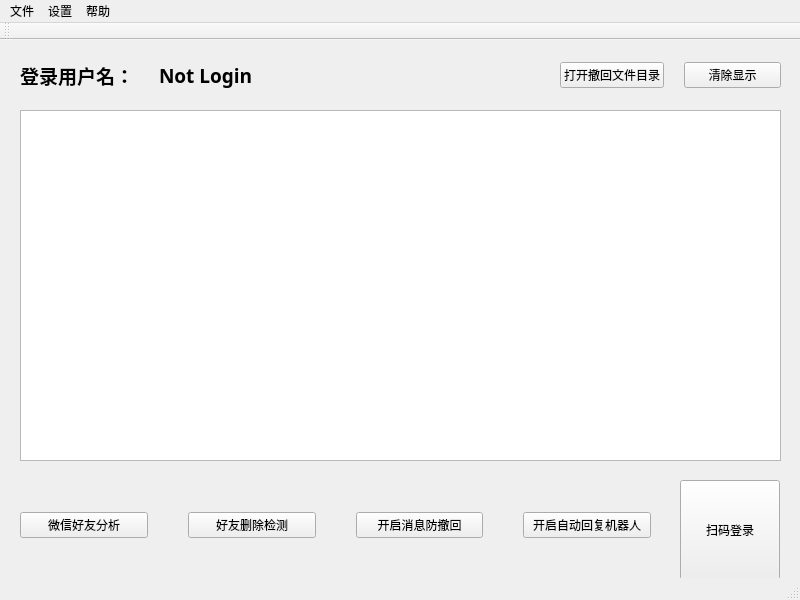
<?xml version="1.0" encoding="UTF-8"?>
<ui version="4.0">
 <class>wechat_tools</class>
 <widget class="QMainWindow" name="wechat_tools">
  <property name="geometry">
   <rect>
    <x>0</x>
    <y>0</y>
    <width>800</width>
    <height>600</height>
   </rect>
  </property>
  <property name="minimumSize">
   <size>
    <width>800</width>
    <height>600</height>
   </size>
  </property>
  <property name="windowTitle">
   <string>WechatTools</string>
  </property>
  <property name="windowIcon">
   <iconset resource="icon/icon.qrc">
    <normaloff>:/icon/wechat.png</normaloff>:/icon/wechat.png</iconset>
  </property>
  <widget class="QWidget" name="centralwidget">
   <widget class="QWidget" name="horizontalLayoutWidget">
    <property name="geometry">
     <rect>
      <x>20</x>
      <y>450</y>
      <width>631</width>
      <height>71</height>
     </rect>
    </property>
    <layout class="QHBoxLayout" name="horizontalLayout">
     <property name="spacing">
      <number>40</number>
     </property>
     <item>
      <widget class="QPushButton" name="button_analyze">
       <property name="styleSheet">
        <string notr="true">font: 10pt &quot;微软雅黑&quot;;</string>
       </property>
       <property name="text">
        <string>微信好友分析</string>
       </property>
      </widget>
     </item>
     <item>
      <widget class="QPushButton" name="button_delete_detection">
       <property name="enabled">
        <bool>true</bool>
       </property>
       <property name="styleSheet">
        <string notr="true">font: 10pt &quot;微软雅黑&quot;;</string>
       </property>
       <property name="text">
        <string>好友删除检测</string>
       </property>
      </widget>
     </item>
     <item>
      <widget class="QPushButton" name="button_withdraw">
       <property name="styleSheet">
        <string notr="true">font: 10pt &quot;微软雅黑&quot;;</string>
       </property>
       <property name="text">
        <string>开启消息防撤回</string>
       </property>
      </widget>
     </item>
     <item>
      <widget class="QPushButton" name="button_robot">
       <property name="styleSheet">
        <string notr="true">font: 10pt &quot;微软雅黑&quot;;</string>
       </property>
       <property name="text">
        <string>开启自动回复机器人</string>
       </property>
      </widget>
     </item>
    </layout>
   </widget>
   <widget class="QTextBrowser" name="textBrowser">
    <property name="geometry">
     <rect>
      <x>20</x>
      <y>70</y>
      <width>761</width>
      <height>351</height>
     </rect>
    </property>
    <property name="styleSheet">
     <string notr="true">font: 25 12pt &quot;Microsoft YaHei&quot;;</string>
    </property>
   </widget>
   <widget class="QWidget" name="horizontalLayoutWidget_2">
    <property name="geometry">
     <rect>
      <x>20</x>
      <y>10</y>
      <width>271</width>
      <height>51</height>
     </rect>
    </property>
    <layout class="QHBoxLayout" name="horizontalLayout_2">
     <item>
      <widget class="QLabel" name="label_username">
       <property name="font">
        <font>
         <family>微软雅黑</family>
         <pointsize>14</pointsize>
         <weight>9</weight>
         <italic>false</italic>
         <bold>false</bold>
        </font>
       </property>
       <property name="styleSheet">
        <string notr="true">font: 75 14pt &quot;微软雅黑&quot;;</string>
       </property>
       <property name="text">
        <string>&lt;html&gt;&lt;head/&gt;&lt;body&gt;&lt;p&gt;&lt;span style=&quot; font-size:14pt; font-weight:600;&quot;&gt;登录用户名：&lt;/span&gt;&lt;/p&gt;&lt;/body&gt;&lt;/html&gt;</string>
       </property>
      </widget>
     </item>
     <item>
      <widget class="QLabel" name="login_name">
       <property name="font">
        <font>
         <family>微软雅黑</family>
         <pointsize>14</pointsize>
         <weight>9</weight>
         <italic>false</italic>
         <bold>false</bold>
        </font>
       </property>
       <property name="styleSheet">
        <string notr="true">font: 75 14pt &quot;微软雅黑&quot;;</string>
       </property>
       <property name="text">
        <string>&lt;html&gt;&lt;head/&gt;&lt;body&gt;&lt;p&gt;&lt;span style=&quot; font-size:14pt; font-weight:600;&quot;&gt;Not Login&lt;/span&gt;&lt;/p&gt;&lt;/body&gt;&lt;/html&gt;</string>
       </property>
      </widget>
     </item>
    </layout>
   </widget>
   <widget class="QPushButton" name="button_login">
    <property name="geometry">
     <rect>
      <x>680</x>
      <y>440</y>
      <width>100</width>
      <height>100</height>
     </rect>
    </property>
    <property name="minimumSize">
     <size>
      <width>100</width>
      <height>100</height>
     </size>
    </property>
    <property name="styleSheet">
     <string notr="true">font: 12pt &quot;微软雅黑&quot;;</string>
    </property>
    <property name="text">
     <string>扫码登录</string>
    </property>
   </widget>
   <widget class="QWidget" name="horizontalLayoutWidget_3">
    <property name="geometry">
     <rect>
      <x>560</x>
      <y>10</y>
      <width>221</width>
      <height>51</height>
     </rect>
    </property>
    <layout class="QHBoxLayout" name="horizontalLayout_3">
     <property name="spacing">
      <number>20</number>
     </property>
     <item>
      <widget class="QPushButton" name="open_file_folder">
       <property name="text">
        <string>打开撤回文件目录</string>
       </property>
      </widget>
     </item>
     <item>
      <widget class="QPushButton" name="clear_display">
       <property name="text">
        <string>清除显示</string>
       </property>
      </widget>
     </item>
    </layout>
   </widget>
  </widget>
  <widget class="QMenuBar" name="menubar">
   <property name="geometry">
    <rect>
     <x>0</x>
     <y>0</y>
     <width>800</width>
     <height>23</height>
    </rect>
   </property>
   <widget class="QMenu" name="menu">
    <property name="title">
     <string>文件</string>
    </property>
    <addaction name="file_quit"/>
   </widget>
   <widget class="QMenu" name="setting">
    <property name="title">
     <string>设置</string>
    </property>
    <addaction name="setting_file_storage_path"/>
   </widget>
   <widget class="QMenu" name="menu_3">
    <property name="title">
     <string>帮助</string>
    </property>
    <addaction name="help_about"/>
    <addaction name="help_guide"/>
    <addaction name="help_contact"/>
   </widget>
   <addaction name="menu"/>
   <addaction name="setting"/>
   <addaction name="menu_3"/>
  </widget>
  <widget class="QStatusBar" name="statusbar"/>
  <widget class="QToolBar" name="toolBar">
   <property name="minimumSize">
    <size>
     <width>800</width>
     <height>0</height>
    </size>
   </property>
   <property name="windowTitle">
    <string>toolBar</string>
   </property>
   <attribute name="toolBarArea">
    <enum>TopToolBarArea</enum>
   </attribute>
   <attribute name="toolBarBreak">
    <bool>false</bool>
   </attribute>
  </widget>
  <action name="file_quit">
   <property name="icon">
    <iconset resource="icon/icon.qrc">
     <normaloff>:/icon/export.png</normaloff>:/icon/export.png</iconset>
   </property>
   <property name="text">
    <string>退出</string>
   </property>
  </action>
  <action name="action_2">
   <property name="text">
    <string>退出</string>
   </property>
  </action>
  <action name="help_about">
   <property name="icon">
    <iconset resource="icon/icon.qrc">
     <normaloff>:/icon/fav.png</normaloff>:/icon/fav.png</iconset>
   </property>
   <property name="text">
    <string>关于</string>
   </property>
  </action>
  <action name="help_guide">
   <property name="icon">
    <iconset resource="icon/icon.qrc">
     <normaloff>:/icon/help.png</normaloff>:/icon/help.png</iconset>
   </property>
   <property name="text">
    <string>使用说明</string>
   </property>
  </action>
  <action name="help_register">
   <property name="text">
    <string>注册</string>
   </property>
  </action>
  <action name="help_contact">
   <property name="icon">
    <iconset resource="icon/icon.qrc">
     <normaloff>:/icon/mail.png</normaloff>:/icon/mail.png</iconset>
   </property>
   <property name="text">
    <string>联系我们</string>
   </property>
  </action>
  <action name="setting_file_storage_path">
   <property name="icon">
    <iconset resource="icon/icon.qrc">
     <normaloff>:/icon/settings.png</normaloff>:/icon/settings.png</iconset>
   </property>
   <property name="text">
    <string>设置撤回文件存放目录</string>
   </property>
  </action>
 </widget>
 <resources>
  <include location="icon/icon.qrc"/>
 </resources>
 <connections/>
</ui>
